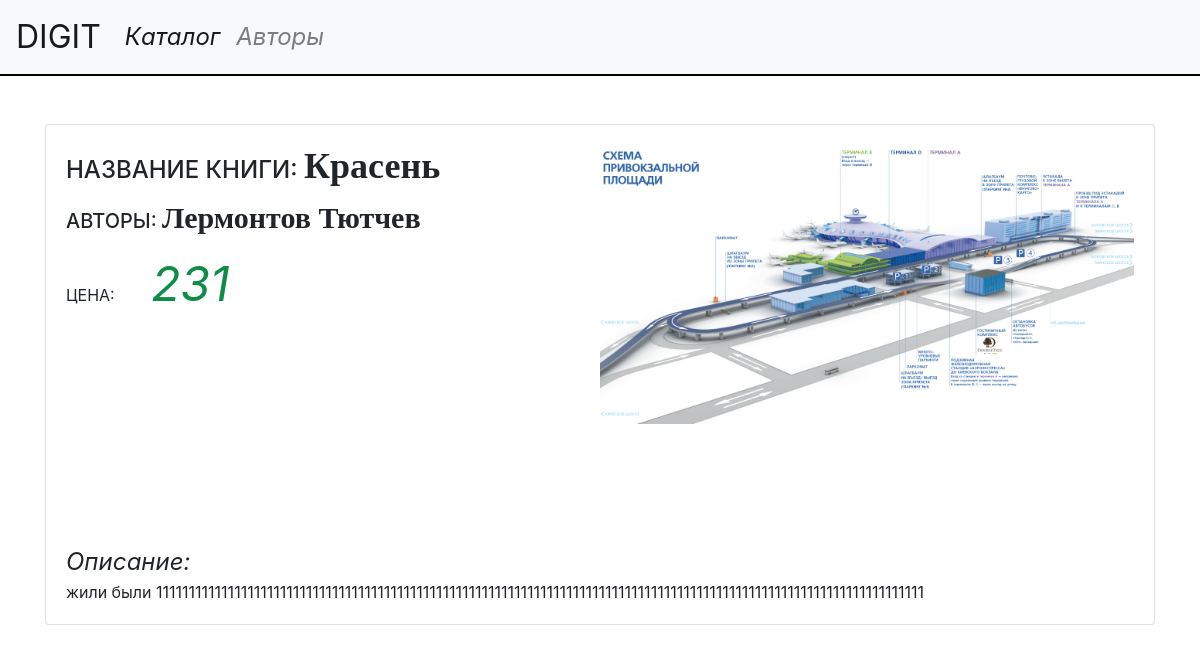
The app's page /digit/catalog/красень-1575902081/ with its own data.
### server/models.py (models this page shows, shortened)
class Books(models.Model):
	Id_book		= models.AutoField(primary_key = True)
	Title 		= models.CharField(max_length = 60)
	Body 		= models.TextField(blank = True, db_index = True)
	Picture 	= models.ImageField(
									validators = [validate_picture],
									upload_to = 'pictures/'
									)
	File 		= models.FileField(
									blank = True,
									validators = [validate_file],
									upload_to = 'files/'
									)
	Authors		= models.ManyToManyField('Authors', related_name = 'books')
	Cost 		= models.IntegerField()
	Slug		= models.SlugField(max_length = 30, unique = True, blank = True)

class Authors(models.Model):
	Id_author	= models.AutoField(primary_key = True)
	Author 		= models.CharField(max_length = 30, unique = True)
	Slug 		= models.SlugField(max_length = 30, unique = True, blank = True)
	def __str__(self):
		return self.Author

### server/views.py (the view)
# urls.py: path('catalog/<str:Slug>/', book_detail.as_view(), name = 'catalog_detail_url'),
class book_detail(ObjectDetailMixin, View):
	model 		= Books
	template	= 'blog/catalog_detail.html'
	name_list 	= 'book'

### server/utils.py (called while the page is built)
	def get(self, request, Slug):
		obj = get_object_or_404(self.model, Slug = Slug)
		return render(request, self.template, context = { self.name_list : obj })

### server/templates/blog/catalog_detail.html (shortened to what this page needs)
{% extends 'blog/base.html' %}
{% block content %}
	<div class="card">
		<div class="card-body">
			<div style="width: 50%; height: 50%; float: right;">
				<img src="{{ book.Picture.url }}" class="card-img" s>
			</div>
			<div>
				<h5 class="card-title" style="font-size: 150%">НАЗВАНИЕ КНИГИ: <span style="font-size: 150%; font-family: 'Geneva'; font-weight: bold;">{{ book.Title }}</span></h5>
				<h5 class="card-title">АВТОРЫ: <span style="font-size: 150%; font-family: 'Geneva'; font-weight: bold;">{% for author in book.Authors.all %} {{ author }} {% endfor %}</span></h5>
				<p class="card-text">ЦЕНА: <span style="font-size: 300%; color: #0e8c48; margin: 3%; font-style: italic;">{{ book.Cost }}</span></p>
			</div>
			<div style="margin-top: 21%">
				<span style="font-size: 150%; font-style: italic;">
					Описание:
				</span>
				<br>
				{{ book.Body }}
			</div>
		</div>
	</div>
{% endblock %}

### records on screen
Books: Picture (picture), Title "Красень", Cost "231", Body "жили были 1111111111111111111111111111111111111111111111111111111111111111111111111111111111111111111111111111111111111111111111"
Authors: Author "Лермонтов"
Authors: Author "Тютчев"
